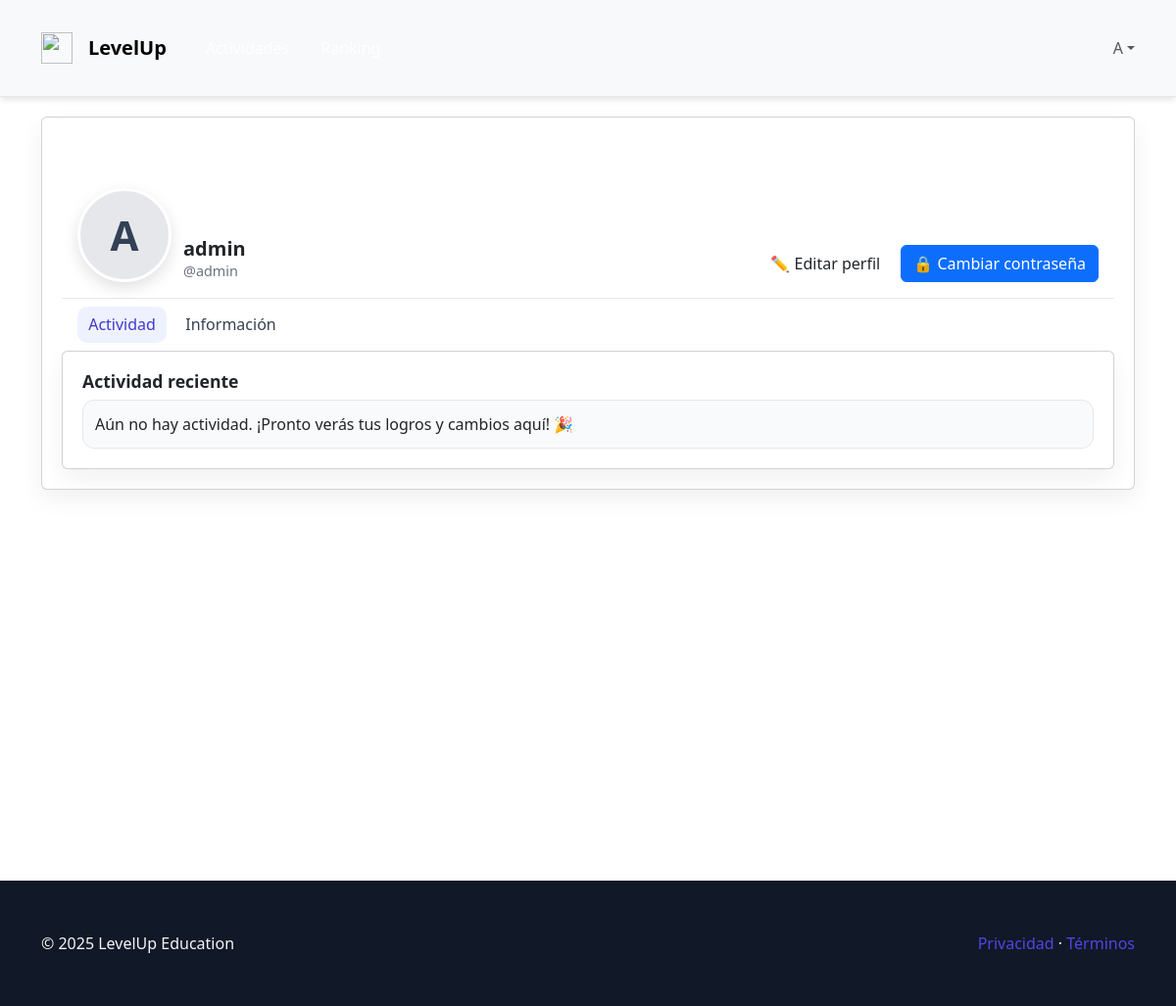
/perfil/ (signed in), run on the app's committed database.
### LevelUp/models.py (models this page shows, shortened)
class Usuario(AbstractUser):
    class Rol(models.TextChoices):
        ESTUDIANTE    = "ESTUDIANTE", "Estudiante"
        DOCENTE       = "DOCENTE", "Docente"
        ADMINISTRADOR = "ADMINISTRADOR", "Administrador"
    rol = models.CharField(
        max_length=20,
        choices=Rol.choices,
        default=Rol.ESTUDIANTE,
    )
    rut = models.CharField(max_length=12, unique=True, validators=[validar_formato_rut])
    email = models.EmailField(max_length=128, unique=True)
    rol = models.CharField(max_length=20, choices=Rol.choices)

### LevelUp/views.py (the view)
# urls.py: path("perfil/", views.perfil_view, name="perfil"),
@login_required
def perfil_view(request):
    return render(request, "LevelUp/perfil/ver.html", {"user_obj": request.user})

### LevelUp/templates/LevelUp/perfil/ver.html (shortened to what this page needs)
{% extends "LevelUp/base.html" %}
{% load static %}
{% block content %}
<main class="min-h-screen">
  <div class="container">
    <div class="card mb-1">
      <div class="profile-cover" aria-label="Portada">
      </div>
      <div class="card-content">
        <div class="profile-header">
          <div class="profile-avatar">
            {% with display_name=user_obj.get_full_name|default:user_obj.username %}
              <span class="avatar-initial">{{ display_name|slice:":1"|upper }}</span>
            {% endwith %}
          </div>
          <div class="profile-name">
            <h1 class="h1-title">{{ user_obj.get_full_name|default:user_obj.username }}</h1>
            <div class="profile-handle">@{{ user_obj.username }}</div>
          </div>
          <div class="profile-actions">
            <a class="btn btn-outline" href="{% url 'perfil_editar' %}">✏️ Editar perfil</a>
            <a class="btn btn-primary" href="{% url 'cambiar_password' %}">🔒 Cambiar contraseña</a>
          </div>
        </div>
        <nav class="profile-tabs" aria-label="Pestañas de perfil">
          <a href="#" class="active" data-tab="actividad">Actividad</a>
          <a href="#" data-tab="informacion">Información</a>
        </nav>
        <div class="tab-content">
          <div id="actividad" class="tab-pane active">
            <div class="card">
              <div class="card-content">
                <h3 class="section-title">Actividad reciente</h3>
                <div class="card-soft">Aún no hay actividad. ¡Pronto verás tus logros y cambios aquí! 🎉</div>
              </div>
            </div>
          </div>
        </div>
      </div>
    </div>
  </div>
</main>
{% endblock %}

### LevelUp/templates/LevelUp/base.html (shortened to what this page needs)
{% load static %}
<!DOCTYPE html>
<html lang="es">
<head>
  <link rel="stylesheet" href="{% static 'LevelUp/css/style.css' %}">
  <link rel="stylesheet" href="{% static 'LevelUp/css/navbar.css' %}">
  <link rel="stylesheet" href="{% static 'LevelUp/css/footer.css' %}">
  <link rel="stylesheet" href="{% static 'LevelUp/css/global.css' %}">
  {% block extra_head %}
  <link href="https://cdn.jsdelivr.net/npm/bootstrap@5.3.3/dist/css/bootstrap.min.css" rel="stylesheet">
  {% endblock %}
</head>
<body>
  {% block navbar %}
  <nav class="navbar navbar-expand-lg bg-body-tertiary">
    <div class="container">
      <div class="d-none d-lg-flex align-items-center gap-3 mx-auto order-0">
        <a class="navbar-brand d-flex align-items-center" href="{% url 'home' %}">
          <img src="{% static 'LevelUp/images/logo.jpg' %}" width="32" height="32"
            class="d-inline-block align-text-top me-2" style="object-fit:contain;">
          <span>LevelUp</span>
        </a>
        <a class="nav-link px-2 {% if request.resolver_match.url_name == 'actividades' %}active{% endif %}"
          href="{% url 'actividades' %}">Actividades</a>
        <a class="nav-link px-2 {% if request.resolver_match.url_name == 'ranking' %}active{% endif %}"
          href="{% url 'ranking' %}">Ranking</a>
      </div>
      <div class="collapse navbar-collapse order-2" id="navbarMain">
        {% with current=request.resolver_match.url_name %}
        <ul class="navbar-nav ms-auto mb-2 mb-lg-0">
          {% if user.is_authenticated %}
          {% with display_name=user.apodo|default:user.get_full_name|default:user.username %}
          <li class="nav-item dropdown">
            <a class="nav-link dropdown-toggle p-0 d-flex align-items-center" href="#" id="userMenu" role="button"
              data-bs-toggle="dropdown" aria-expanded="false">
              <span class="avatar avatar-sm">
                {% if user.avatar_url %}
                <img src="{{ user.avatar_url }}" alt="Avatar">
                {% else %}
                <span class="avatar-initial">{{ display_name|slice:":1"|upper }}</span>
                {% endif %}
              </span>
            </a>
          </li>
          {% endwith %}
          {% endif %}
        </ul>
        {% endwith %}
      </div>
    </div>
  </nav>
  {% endblock %}
  {% block content %}{% endblock %}
  {% block footer %}
  <footer class="footer footer-base">
    <div class="container" style="display:flex; justify-content:space-between; gap:1rem; flex-wrap:wrap;">
      <div>© 2025 LevelUp Education</div>
      <div><a class="link" href="#">Privacidad</a> · <a class="link" href="#">Términos</a></div>
    </div>
  </footer>
  {% endblock %}
</body>
</html>

### LevelUp/static/LevelUp/css/style.css (style rules this page uses)
:root { --primary-color: #3b82f6; --secondary-color: #8b5cf6; --success-color: #10b981; --warning-color: #f59e0b; --danger-color: #ef4444; --background-light: #f8fafc; --background-gradient: linear-gradient(135deg, #667eea 0%, #764ba2 100%); --card-shadow: 0 4px 6px -1px rgba(0, 0, 0, 0.1); --card-shadow-hover: 0 10px 15px -3px rgba(0, 0, 0, 0.1); --border-radius: 0.5rem; --border-radius-lg: 1rem; --font-family: 'Inter', -apple-system, BlinkMacSystemFont, sans-serif; }
* { margin: 0; padding: 0; box-sizing: border-box; }
body { font-family: var(--font-family); background: var(--background-light); color: #1f2937; line-height: 1.6; }
.container { max-width: 1200px; margin: 0 auto; padding: 0 1rem; }
.card { background: white; border-radius: var(--border-radius); box-shadow: var(--card-shadow); transition: all 0.3s ease; overflow: hidden; }
.card-content { padding: 1.5rem; }
.btn { display: inline-flex; align-items: center; justify-content: center; padding: 0.75rem 1.5rem; border-radius: var(--border-radius); font-weight: 500; text-decoration: none; border: none; cursor: pointer; transition: all 0.2s ease; gap: 0.5rem; }
.btn-primary { background: var(--primary-color); color: white; }
.btn-outline { background: transparent; border: 2px solid var(--primary-color); color: var(--primary-color); }
.min-h-screen { min-height: 100vh; }
.mx-auto { margin-left: auto; margin-right: auto; }
.profile-cover { position:relative; height:100px; border-radius:12px; background:transparent; overflow:hidden; }
.profile-header { display:flex; align-items:flex-end; gap:12px; margin-top:-48px; padding:0 1rem 1rem; }
.profile-avatar { width:96px; height:96px; border-radius:50%; border:3px solid #fff; background:#e5e7eb; display:grid; place-items:center; box-shadow:0 6px 16px rgba(0,0,0,.12); overflow:hidden; }
.profile-avatar .avatar-initial { font-weight:800; font-size:42px; color:#334155; line-height:1; user-select:none; }
.profile-avatar > img, .profile-avatar > * { position:relative; z-index:1; }
.profile-name h1 { margin:0; font-size:1.25rem; font-weight:800; }
.profile-handle { color:#6b7280; font-size:.9rem; }
.profile-actions { margin-left:auto; display:flex; gap:.5rem; flex-wrap:wrap; }
.profile-tabs { border-top:1px solid #e5e7eb; padding:.5rem 1rem; display:flex; gap:.5rem; flex-wrap:wrap; }
.profile-tabs a { padding:.4rem .7rem; border-radius:10px; text-decoration:none; color:#374151; }
.profile-tabs a.active, .profile-tabs a:hover { background:#eef2ff; color:#4338ca; }
.card-soft { background:#f9fafb; border:1px solid #e5e7eb; border-radius:12px; padding:.75rem; }
.h1-title { font-size:1.5rem; font-weight:800; margin:0; }
.section-title { font-size:1.1rem; font-weight:700; margin:0 0 .5rem; }
.tab-pane { display: none; }
.tab-pane.active { display: block; }

### LevelUp/static/LevelUp/css/navbar.css (style rules this page uses)
.navbar { background: linear-gradient(135deg, #667eea 0%, #764ba2 100%); color: white; padding: 1rem 0; box-shadow: 0 4px 6px -1px rgba(0, 0, 0, 0.1); position: sticky; top: 0; z-index: 100; }
.navbar-brand { display: flex; align-items: center; gap: 0.75rem; text-decoration: none; color: white; font-size: 1.5rem; font-weight: 700; }
.navbar-nav { display: flex; align-items: center; gap: 2rem; list-style: none; margin: 0; padding: 0; }
.navbar-nav li { margin: 0; }

### LevelUp/static/LevelUp/css/footer.css (style rules this page uses)
.footer { background: linear-gradient(135deg, #1f2937 0%, #374151 100%); color: #f3f4f6; padding: 3rem 0 1rem; margin-top: auto; }

### data on the page
Usuario: username "A", get_full_name "admin", username "admin"
